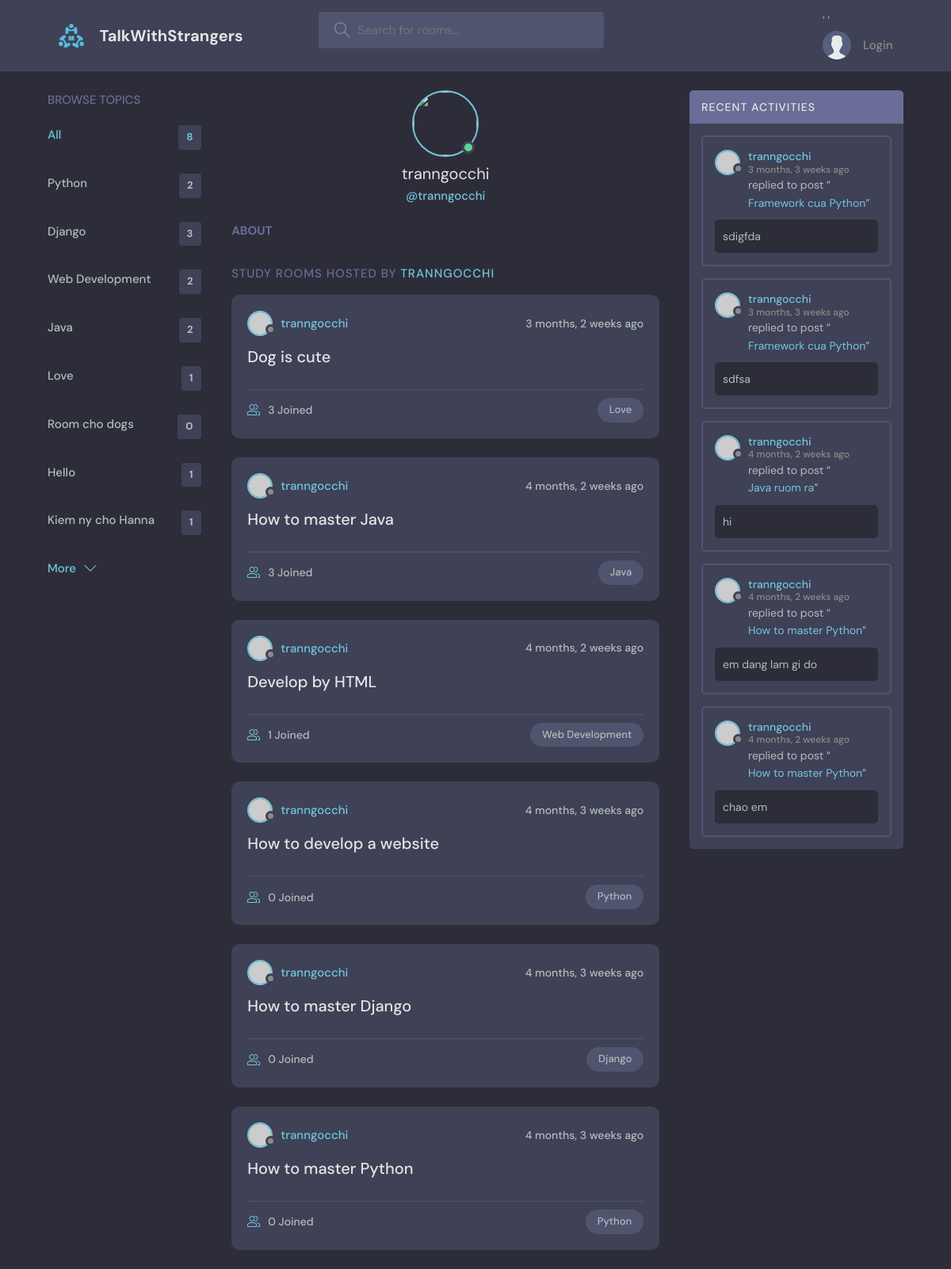
Page /profile/1/ on the committed database.
### base/models.py (models this page shows, shortened)
class Topic(models.Model):
    name = models.CharField(max_length=200)

class Room(models.Model):
    host = models.ForeignKey(User, on_delete=models.SET_NULL, null=True)
    topic = models.ForeignKey(Topic, on_delete=models.SET_NULL, null=True)
    name = models.CharField(max_length=200)
    description = models.TextField(null=True, blank=True)
    participants = models.ManyToManyField(User, related_name='participants', blank=True)
    updated = models.DateTimeField(auto_now=True)
    created = models.DateTimeField(auto_now_add=True)
    class Meta:
        ordering = ['-updated', '-created']
    def __str__(self):
        return self.name

class Message(models.Model):
    user = models.ForeignKey(User, on_delete=models.CASCADE)
    room = models.ForeignKey(Room, on_delete=models.CASCADE)
    body = models.TextField()
    updated = models.DateTimeField(auto_now=True)
    created = models.DateTimeField(auto_now_add=True)
    class Meta:
        ordering = ['-updated', '-created']

### base/views.py (the view)
# urls.py: path('profile/<str:pk>/', views.userProfile, name='user-profile'),
def userProfile(request, pk):
    user = User.objects.get(id=pk)
    rooms = user.room_set.all()
    room_messages = user.message_set.all()
    topics = Topic.objects.all()
    context = {'user': user, 'rooms': rooms , 'room_messages': room_messages, 'topics': topics}
    return render(request, 'base/profile.html', context)

### base/templates/base/profile.html (shortened to what this page needs)
{% extends 'main.html' %}
{% block content %}
<main class="profile-page layout layout--3">
  <div class="container">
    {% include 'base/topics_component.html' %}
    <div class="roomList">
      <div class="profile">
        <div class="profile__avatar">
          <div class="avatar avatar--large active">
            <img src="{{user.avatar.url}}" />
          </div>
        </div>
        <div class="profile__info">
          <h3>{{user.username}}</h3>
          <p>@{{user.username}}</p>
        </div>
        <div class="profile__about">
          <h3>About</h3>
        </div>
      </div>
      <div class="roomList__header">
        <div>
          <h2>Study Rooms Hosted by <a>{{user.username}}</a>
          </h2>
        </div>
      </div>
      {% include 'base/feed_component.html' %}
    </div>
    {% include 'base/activity_component.html' %}
  </div>
</main>
{% endblock content %}

### templates/main.html (shortened to what this page needs)
{% load static %}
<!DOCTYPE html>
<html lang="en">
  <head>
    <link rel="stylesheet" href="{% static 'styles/style.css' %}" />
  </head>
  <body>
    {% include 'navbar.html' %}
    {% block content %}{% endblock content %}
  </body>
</html>

### templates/navbar.html (shortened to what this page needs)
{% load static %}
<header class="header header--loggedIn">
    <div class="container">
      <a href="{% url 'home' %}" class="header__logo">
        <img src="{% static 'images/logo.svg' %}" />
        <h1>TalkWithStrangers</h1>
      </a>
      <form class="header__search" method="GET" action="{% url 'home' %}">
        <label>
          <input name="q" placeholder="Search for rooms..." />
        </label>
      </form>
      <nav class="header__menu">
'
        '
        {% if request.user.is_authenticated %}
        <div class="header__user">
          <a href="{% url 'update-user' %}">
            <div class="avatar avatar--medium active">
              <img src="https://static2.yan.vn/YanNews/2167221/202102/facebook-cap-nhat-avatar-doi-voi-tai-khoan-khong-su-dung-anh-dai-dien-e4abd14d.jpg" />
            </div>
            <p>{{request.user.username}}<span>{{request.user.username}}</span></p>
          </a>
          <button class="dropdown-button">
            <svg version="1.1" xmlns="http://www.w3.org/2000/svg" width="32" height="32" viewBox="0 0 32 32">
              <title>chevron-down</title>
              <path d="M16 21l-13-13h-3l16 16 16-16h-3l-13 13z"></path>
            </svg>
          </button>
        </div>
        {% else %}
        <a href="{% url 'login' %}">
          <img src="{% static 'images/avatar.svg' %}" />
          <p>Login</p>
        </a>
        {% endif %}
      </nav>
    </div>
  </header>

### base/templates/base/topics_component.html
<div class="topics">
    <div class="topics__header">
      <h2>Browse Topics</h2>
    </div>
    <ul class="topics__list">
      <li>
        <a href="{% url 'home' %}" class="active">All <span>{{topics.count}}</span></a>
      </li>
      {% for topic in topics %}
      <li>
        <a href="{% url 'home' %}?q={{topic.name}}">{{topic.name}} <span>{{topic.room_set.all.count}}</span></a>
      </li>
      {% endfor %}
    </ul>
    <a class="btn btn--link" href="topics.html">
      More
      <svg version="1.1" xmlns="http://www.w3.org/2000/svg" width="32" height="32" viewBox="0 0 32 32">
        <title>chevron-down</title>
        <path d="M16 21l-13-13h-3l16 16 16-16h-3l-13 13z"></path>
      </svg>
    </a>
  </div>

### base/templates/base/feed_component.html (shortened to what this page needs)
{% for room in rooms %}
<div class="roomListRoom">
    <div class="roomListRoom__header">
      <a href="{% url 'user-profile' room.host.id %}" class="roomListRoom__author">
        <div class="avatar avatar--small">
          <img src="https://randomuser.me/api/portraits/women/11.jpg" />
        </div>
        <span>{{room.host.username}}</span>
      </a>
      <div class="roomListRoom__actions">
        <span>{{room.created|timesince}} ago</span>
      </div>
    </div>
    <div class="roomListRoom__content">
      <a href="{% url 'room' room.id %}">{{room.name}}</a>
    </div>
    <div class="roomListRoom__meta">
      <a href="{% url 'room' room.id %}" class="roomListRoom__joined">
        {{room.participants.all.count}} Joined
      </a>
      <p class="roomListRoom__topic">{{room.topic.name}}</p>
    </div>
  </div>
  {% endfor %}

### base/templates/base/activity_component.html (shortened to what this page needs)
<div class="activities">
    <div class="activities__header">
      <h2>Recent Activities</h2>
    </div>
    {% for message in room_messages %}
    <div class="activities__box">
      <div class="activities__boxHeader roomListRoom__header">
        <a href="{% url 'user-profile' message.user.id %}" class="roomListRoom__author">
          <div class="avatar avatar--small">
            <img src="https://randomuser.me/api/portraits/women/11.jpg" />
          </div>
          <p>
            {{message.user}}
            <span>{{message.created|timesince}} ago</span>
          </p>
        </a>
      </div>
      <div class="activities__boxContent">
          <p>replied to post “<a href="{% url 'room' message.room.id %}">{{message.room}}</a>”</p>
          <div class="activities__boxRoomContent">
              {{message.body}}
          </div>
      </div>
    </div>
    {% endfor %}
  </div>

### rows in the picture
Topic: name "Python", room_set.all.count "2"
Topic: name "Django", room_set.all.count "3"
Topic: name "Web Development", room_set.all.count "2"
Topic: name "Java", room_set.all.count "2"
Topic: name "Love", room_set.all.count "1"
Topic: name "Room cho dogs", room_set.all.count "0"
Topic: name "Hello", room_set.all.count "1"
Topic: name "Kiem ny cho Hanna", room_set.all.count "1"
Room: host.username "tranngocchi", created "3 months, 2 weeks", name "Dog is cute", participants.all.count "3", topic.name "Love"
Room: host.username "tranngocchi", created "4 months, 2 weeks", name "How to master Java", participants.all.count "3", topic.name "Java"
Room: host.username "tranngocchi", created "4 months, 2 weeks", name "Develop by HTML", participants.all.count "1", topic.name "Web Development"
Room: host.username "tranngocchi", created "4 months, 3 weeks", name "How to develop a website", participants.all.count "0", topic.name "Python"
Room: host.username "tranngocchi", created "4 months, 3 weeks", name "How to master Django", participants.all.count "0", topic.name "Django"
Room: host.username "tranngocchi", created "4 months, 3 weeks", name "How to master Python", participants.all.count "0", topic.name "Python"
Message: user "tranngocchi", created "3 months, 3 weeks", room "Framework cua Python", body "sdigfda"
Message: user "tranngocchi", created "3 months, 3 weeks", room "Framework cua Python", body "sdfsa"
Message: user "tranngocchi", created "4 months, 2 weeks", room "Java ruom ra", body "hi"
Message: user "tranngocchi", created "4 months, 2 weeks", room "How to master Python", body "em dang lam gi do"
Message: user "tranngocchi", created "4 months, 2 weeks", room "How to master Python", body "chao em"

### other values in the picture
{{ topics.count }} "8"
{{ user.username }} "tranngocchi"
{{ user.username }} "TRANNGOCCHI"
